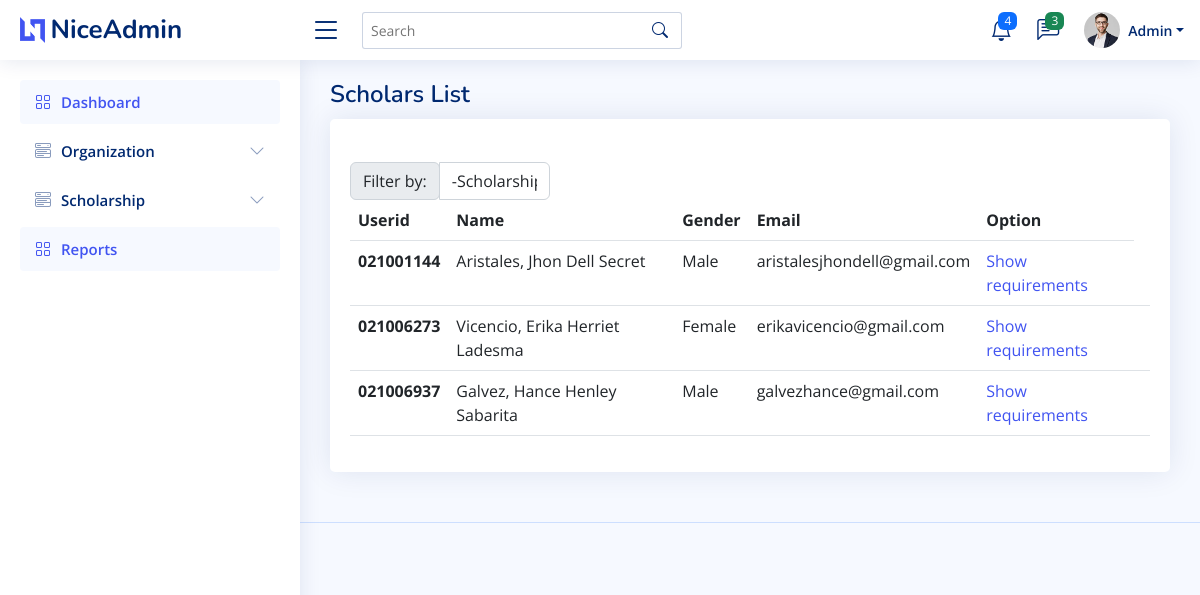
Screenshot of /admin/list-scholars.php (signed in) with the database file from the repository.
### tables this page shows
CREATE TABLE `tbl_users` (
  `userID` varchar(100) NOT NULL,
  `userinfoID` text NOT NULL,
  `userlvlID` int(11) NOT NULL,
  `status` int(11) NOT NULL
);

CREATE TABLE `tbl_userinformation` (
  `userinfoID` varchar(100) NOT NULL,
  `fname` text NOT NULL,
  `mname` text NOT NULL,
  `lname` text NOT NULL,
  `birthdate` text NOT NULL,
  `gender` text NOT NULL,
  `email` text NOT NULL,
  `contact` varchar(20) DEFAULT NULL,
  `address` varchar(100) DEFAULT NULL,
  `username` text NOT NULL,
  `password` text NOT NULL,
  `status` text NOT NULL
);

### admin/list-scholars.php (the view, shortened to what this page needs)
<?php
require '../conn.php';
$uid = $_SESSION['userID'];
$getdata = "SELECT * FROM `tbl_userinformation` INNER JOIN tbl_users ON tbl_userinformation.userinfoID = tbl_users.userinfoID WHERE tbl_users.userID = '$uid' ";
$getdataq = mysqli_query($conn, $getdata);
$rowdata = mysqli_fetch_array($getdataq);
?>
<!DOCTYPE html>
<html lang="en">
<head>
  <link href="../assets/vendor/bootstrap/css/bootstrap.min.css" rel="stylesheet">
  <link href="../assets/vendor/bootstrap-icons/bootstrap-icons.css" rel="stylesheet">
  <link href="../assets/vendor/boxicons/css/boxicons.min.css" rel="stylesheet">
  <link href="../assets/vendor/quill/quill.snow.css" rel="stylesheet">
  <link href="../assets/vendor/quill/quill.bubble.css" rel="stylesheet">
  <link href="../assets/vendor/remixicon/remixicon.css" rel="stylesheet">
  <link href="../assets/vendor/simple-datatables/style.css" rel="stylesheet">
  <link href="../assets/css/style.css" rel="stylesheet">
</head>
<body>
  <header id="header" class="header fixed-top d-flex align-items-center">
    <div class="d-flex align-items-center justify-content-between">
      <a href="index.html" class="logo d-flex align-items-center">
        <img src="../assets/img/logo.png" alt="">
        <span class="d-none d-lg-block">NiceAdmin</span>
      </a>
      <i class="bi bi-list toggle-sidebar-btn"></i>
    </div>
    <div class="search-bar">
      <form class="search-form d-flex align-items-center" method="POST" action="#">
        <input type="text" name="query" placeholder="Search" title="Enter search keyword">
        <button type="submit" title="Search"><i class="bi bi-search"></i></button>
      </form>
    </div>
    <nav class="header-nav ms-auto">
      <ul class="d-flex align-items-center">
        <li class="nav-item dropdown">
          <a class="nav-link nav-icon" href="#" data-bs-toggle="dropdown">
            <i class="bi bi-bell"></i>
            <span class="badge bg-primary badge-number">4</span>
          </a>
        </li>
        <li class="nav-item dropdown">
          <a class="nav-link nav-icon" href="#" data-bs-toggle="dropdown">
            <i class="bi bi-chat-left-text"></i>
            <span class="badge bg-success badge-number">3</span>
          </a>
        </li>
        <li class="nav-item dropdown pe-3">
        <a class="nav-link nav-profile d-flex align-items-center pe-0" href="#" data-bs-toggle="dropdown">
              <img src="../assets/img/profile-img.jpg" alt="Profile" class="rounded-circle">
              <span class="d-none d-md-block dropdown-toggle ps-2"><?php echo ucfirst($rowdata['fname']) ?></span>
            </a>
        </li>
      </ul>
    </nav>
  </header>
  <?php
    include('../include/sidebar-admin.php');
  ?>
  <main id="main" class="main">
      <div class="pagetitle">
        <h1>Scholars List</h1>
      </div>
      <div class="card">
        <div class="card-body">
          <h5 class="card-title"></h5>
          <table class="table">
          <div class="col-sm-3">
                            <div class="input-group">
                                <div class="input-group-prepend">
                                    <label class="input-group-text" for="filterDropdown">Filter by:</label>
                                </div>
                                <select class="form-control" id="filterDropdown">
                                    <option value="0,1,2,3">-Scholarship Applied-</option>
                                </select>
                            </div>
            <thead>
              <tr>
                <th scope="col">Userid</th>
                <th scope="col">Name</th>
                <th scope="col">Gender</th>
                <th scope="col">Email</th>
                <th scope="col">Option</th>
              </tr>
            </thead>
            <tbody>
              <?php
                require '../conn.php';
                $checkorg = "SELECT tbl_userinformation.userinfoID, CONCAT(tbl_userinformation.lname,', ',tbl_userinformation.fname,' ',tbl_userinformation.mname) AS Names, tbl_userinformation.gender, tbl_userinformation.email FROM tbl_userinformation INNER JOIN tbl_users ON tbl_users.userinfoID = tbl_userinformation.userinfoID WHERE tbl_users.userlvlID = 3;";
                $checkorgq = mysqli_query($conn, $checkorg);
                while($roworg = mysqli_fetch_array($checkorgq)){
                  $userid = $roworg['userinfoID'];
              ?>
              <tr>
                <th scope="row"><?php echo ucfirst($roworg['userinfoID'])?></th>
                <td><?php echo ucfirst($roworg['Names'])?></td>
                <td><?php echo ucfirst($roworg['gender'])?></td>
                <td><?php echo ($roworg['email'])?></td>
                <td><a href="#" id="myBtn<?php echo $userid?>">Show requirements</a></td>
                <td>
                </td>
              </tr>
              <?php
                }
              ?>
            </tbody>
          </table>
        </div>
      </div>
  </main>
  <footer id="footer" class="footer">
    <div class="credits">
    </div>
  </footer>
</body>
</html>

### include/sidebar-admin.php (shortened to what this page needs)
<aside id="sidebar" class="sidebar">
<ul class="sidebar-nav" id="sidebar-nav">
  <li class="nav-item">
    <a class="nav-link " href="index.php">
      <i class="bi bi-grid"></i>
      <span>Dashboard</span>
    </a>
  </li>
  <li class="nav-item">
    <a class="nav-link collapsed" data-bs-target="#components-nav1" data-bs-toggle="collapse" href="#">
      <i class="bi bi-menu-button-wide"></i><span>Organization</span><i class="bi bi-chevron-down ms-auto"></i>
    </a>
  </li>
  <li class="nav-item">
    <a class="nav-link collapsed" data-bs-target="#components-nav2" data-bs-toggle="collapse" href="#">
      <i class="bi bi-menu-button-wide"></i><span>Scholarship</span><i class="bi bi-chevron-down ms-auto"></i>
    </a>
  </li>
  <li class="nav-item">
    <a class="nav-link " href="reports.php">
      <i class="bi bi-grid"></i>
      <span>Reports</span>
    </a>
  </li>
</ul>
</aside>

### assets/css/style.css (style rules this page uses)
:root { scroll-behavior: smooth; }
body { font-family: "Open Sans", sans-serif; background: #f6f9ff; color: #444444; }
a { color: #4154f1; text-decoration: none; }
h1, h2, h3, h4, h5, h6 { font-family: "Nunito", sans-serif; }
#main { margin-top: 60px; padding: 20px 30px; transition: all 0.3s; }
.pagetitle { margin-bottom: 10px; }
.pagetitle h1 { font-size: 24px; margin-bottom: 0; font-weight: 600; color: #012970; }
.card { margin-bottom: 30px; border: none; border-radius: 5px; box-shadow: 0px 0 30px rgba(1, 41, 112, 0.1); }
.card-title { padding: 20px 0 15px 0; font-size: 18px; font-weight: 500; color: #012970; font-family: "Poppins", sans-serif; }
.card-body { padding: 0 20px 20px 20px; }
.logo { line-height: 1; }
@media (min-width: 1200px) { .logo { width: 280px; } }
.logo img { max-height: 26px; margin-right: 6px; }
.logo span { font-size: 26px; font-weight: 700; color: #012970; font-family: "Nunito", sans-serif; }
.header { transition: all 0.5s; z-index: 997; height: 60px; box-shadow: 0px 2px 20px rgba(1, 41, 112, 0.1); background-color: #fff; padding-left: 20px; }
.header .toggle-sidebar-btn { font-size: 32px; padding-left: 10px; cursor: pointer; color: #012970; }
.header .search-bar { min-width: 360px; padding: 0 20px; }
.header .search-form { width: 100%; }
.header .search-form input { border: 0; font-size: 14px; color: #012970; border: 1px solid rgba(1, 41, 112, 0.2); padding: 7px 38px 7px 8px; border-radius: 3px; transition: 0.3s; width: 100%; }
.header .search-form button { border: 0; padding: 0; margin-left: -30px; background: none; }
.header .search-form button i { color: #012970; }
.header-nav ul { list-style: none; }
.header-nav>ul { margin: 0; padding: 0; }
.header-nav .nav-icon { font-size: 22px; color: #012970; margin-right: 25px; position: relative; }
.header-nav .nav-profile { color: #012970; }
.header-nav .nav-profile img { max-height: 36px; }
.header-nav .nav-profile span { font-size: 14px; font-weight: 600; }
.header-nav .badge-number { position: absolute; inset: -2px -5px auto auto; font-weight: normal; font-size: 12px; padding: 3px 6px; }
.sidebar { position: fixed; top: 60px; left: 0; bottom: 0; width: 300px; z-index: 996; transition: all 0.3s; padding: 20px; overflow-y: auto; scrollbar-width: thin; scrollbar-color: #aab7cf transparent; box-shadow: 0px 0px 20px rgba(1, 41, 112, 0.1); background-color: #fff; }
@media (min-width: 1200px) { #main, #footer { margin-left: 300px; } }
.sidebar-nav { padding: 0; margin: 0; list-style: none; }
.sidebar-nav li { padding: 0; margin: 0; list-style: none; }
.sidebar-nav .nav-item { margin-bottom: 5px; }
.sidebar-nav .nav-link { display: flex; align-items: center; font-size: 15px; font-weight: 600; color: #4154f1; transition: 0.3; background: #f6f9ff; padding: 10px 15px; border-radius: 4px; }
.sidebar-nav .nav-link i { font-size: 16px; margin-right: 10px; color: #4154f1; }
.sidebar-nav .nav-link.collapsed { color: #012970; background: #fff; }
.sidebar-nav .nav-link.collapsed i { color: #899bbd; }
.sidebar-nav .nav-link .bi-chevron-down { margin-right: 0; transition: transform 0.2s ease-in-out; }
.footer { padding: 20px 0; font-size: 14px; transition: all 0.3s; border-top: 1px solid #cddfff; }
.footer .credits { padding-top: 5px; text-align: center; font-size: 13px; color: #012970; }

### admin/list-scholars.php (style rules this page uses)
* { margin: 0; padding: 0; box-sizing: border-box; }

### rows the page displays
tbl_users: userinfoID.fname "Admin"
tbl_userinformation: userinfoID "021001144", Names "Aristales, Jhon Dell Secret", gender "Male", email "aristalesjhondell@gmail.com"
tbl_userinformation: userinfoID "021006273", Names "Vicencio, Erika Herriet Ladesma", gender "Female", email "erikavicencio@gmail.com"
tbl_userinformation: userinfoID "021006937", Names "Galvez, Hance Henley Sabarita", gender "Male", email "galvezhance@gmail.com"
